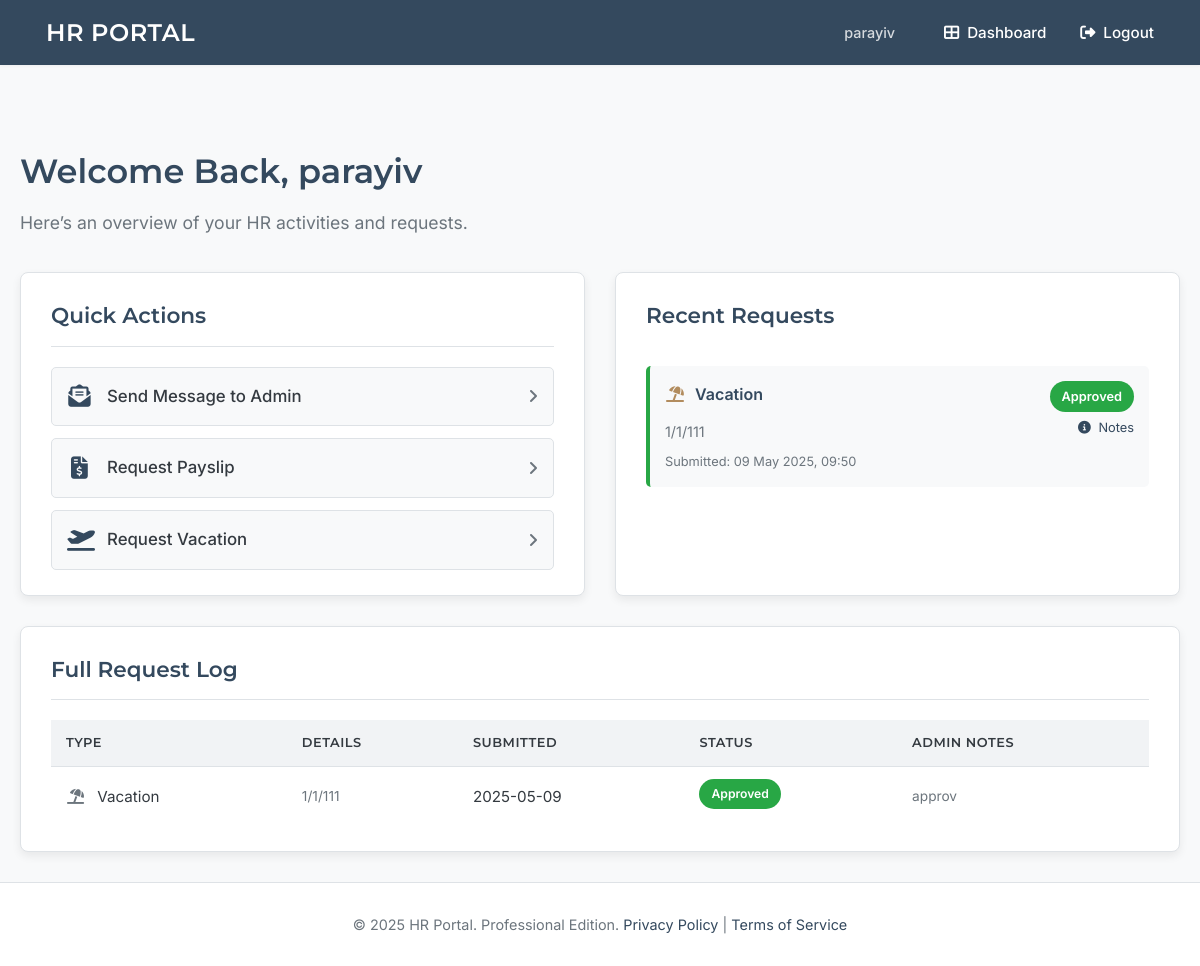
The app's page /dashboard (signed in), older data.
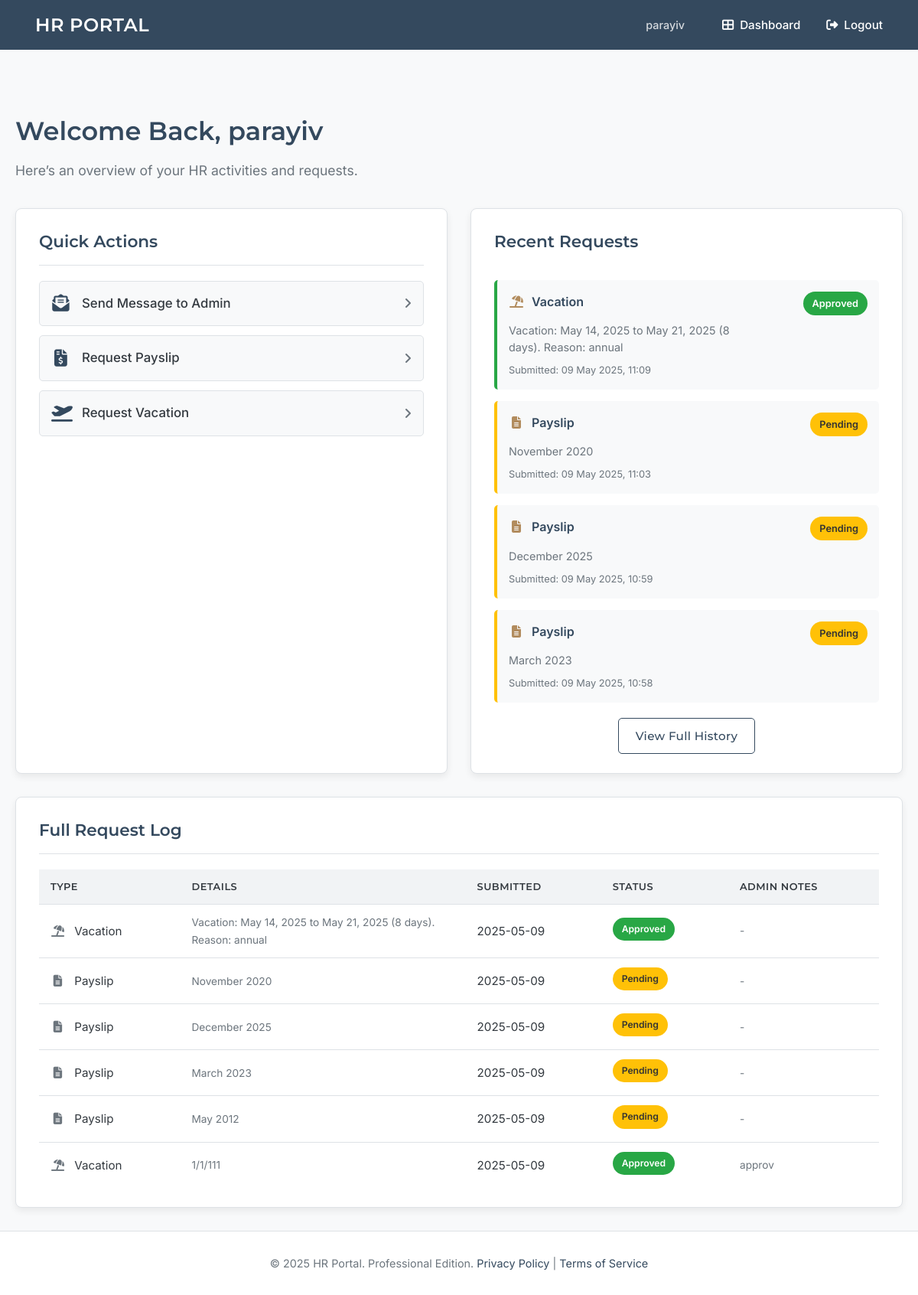
The same page, newer data.
### tables this page shows
CREATE TABLE requests (
    id INTEGER PRIMARY KEY AUTOINCREMENT,
    user_id INTEGER NOT NULL,
    request_type TEXT NOT NULL, -- 'payslip', 'vacation'
    details TEXT, -- e.g., month for payslip, dates for vacation
    status TEXT NOT NULL DEFAULT 'pending', -- pending, approved, rejected
    submitted_at DATETIME DEFAULT CURRENT_TIMESTAMP,
    admin_notes TEXT,
    FOREIGN KEY (user_id) REFERENCES users (id)
);

### app.py (the view)
@app.route('/dashboard')
@login_required
def dashboard():
    if g.user['is_admin']:
        db = get_db()
        all_users = db.execute('SELECT id, username, is_admin FROM users ORDER BY username').fetchall()
        unread_messages_count = db.execute(
            'SELECT COUNT(id) FROM messages WHERE is_read = 0'
        ).fetchone()[0]
        pending_requests_count = db.execute(
            "SELECT COUNT(id) FROM requests WHERE status = 'pending'"
        ).fetchone()[0]
        return render_template('dashboard_admin.html',
                               all_users=all_users,
                               unread_messages_count=unread_messages_count,
                               pending_requests_count=pending_requests_count)
    else:
        db = get_db()
        user_requests_raw = db.execute(
            """SELECT id, request_type, details, status, submitted_at, admin_notes
               FROM requests
               WHERE user_id = ?
               ORDER BY submitted_at DESC""",
            (g.user['id'],)
        ).fetchall()
        user_requests_processed = []
        if user_requests_raw: # Check if there are any requests
            for req_row in user_requests_raw:
                req_dict = dict(req_row)
                try:
                    if isinstance(req_dict['submitted_at'], str):
                        dt_obj = datetime.strptime(req_dict['submitted_at'], '%Y-%m-%d %H:%M:%S.%f')
                    elif isinstance(req_dict['submitted_at'], datetime): # Already a datetime object
                        dt_obj = req_dict['submitted_at']
                    else:
                        dt_obj = None
                except ValueError:
                    try:
                        if isinstance(req_dict['submitted_at'], str):
                            dt_obj = datetime.strptime(req_dict['submitted_at'], '%Y-%m-%d %H:%M:%S')
                        else: # Fallback if not string or already datetime
                            dt_obj = req_dict['submitted_at']
                    except ValueError as e:
                        app.logger.error(f"Error parsing user_request submitted_at string '{req_dict['submitted_at']}': {e}")
                        dt_obj = None # Or some default
                req_dict['submitted_at'] = dt_obj
                user_requests_processed.append(req_dict)
        return render_template('dashboard_user.html', user_requests=user_requests_processed)

### app.py (called while the page is built)
def get_db():
    if 'db' not in g:
        try:
            os.makedirs(app.instance_path)
        except OSError:
            pass
        g.db = sqlite3.connect(
            app.config['DATABASE'],
            detect_types=sqlite3.PARSE_DECLTYPES
        )
        g.db.row_factory = sqlite3.Row
    return g.db

def convert_datetime_iso(val):
    try:
        return datetime.fromisoformat(val.decode())
    except (ValueError, AttributeError):
        try: # Try common SQLite format if fromisoformat fails
            return datetime.strptime(val.decode(), "%Y-%m-%d %H:%M:%S.%f")
        except (ValueError, AttributeError):
            try:
                return datetime.strptime(val.decode(), "%Y-%m-%d %H:%M:%S")
            except (ValueError, AttributeError):
                return None # Or raise an error, or return the original string

def login_required(view):
    @wraps(view)
    def wrapped_view(**kwargs):
        if g.user is None:
            flash('Please log in to access this page.', 'error')
            return redirect(url_for('login', next=request.url))
        return view(**kwargs)
    return wrapped_view

### templates/dashboard_user.html (shortened to what the changed rows need)
{% extends 'base.html' %}
{% block content %}
<div class="professional-dashboard">
    <header class="dashboard-main-header">
        <h1 class="page-title">Welcome Back, {{ g.user.username }}</h1>
    </header>
    <div class="dashboard-layout-grid">
        <section class="dashboard-panel quick-actions-panel">
            <h2 class="panel-title">Quick Actions</h2>
        </section>
        <section class="dashboard-panel recent-requests-panel">
            <div class="panel-header">
                <h2 class="panel-title">Recent Requests</h2>
            </div>
            {% if user_requests %}
                <div class="requests-list">
                    {% for req in user_requests[:4] %}
                    <div class="request-summary-item status-border-{{ req.status|lower }}">
                        <div class="request-info">
                            <span class="request-type">
                                <i class="fas {% if req.request_type == 'payslip' %}fa-file-alt{% elif req.request_type == 'vacation' %}fa-umbrella-beach{% else %}fa-clipboard-list{% endif %} fa-fw"></i>
                                {{ req.request_type|capitalize }}
                            </span>
                            <p class="request-details-preview">{{ req.details|truncate(60, True) if req.details else 'No details provided.' }}</p>
                            <span class="request-date">Submitted: {% if req.submitted_at %}{{ req.submitted_at.strftime('%d %b %Y, %H:%M') }}{% else %}N/A{% endif %}</span>
                        </div>
                        <div class="request-status-area">
                            <span class="status-tag status-{{ req.status|lower }}">
                                {{ req.status|capitalize }}
                            </span>
                            {% if req.admin_notes %}
                            <span class="admin-note-indicator" title="{{ req.admin_notes }}">
                                <i class="fas fa-info-circle"></i> Notes
                            </span>
                            {% endif %}
                        </div>
                    </div>
                    {% endfor %}
                </div>
                {% if user_requests|length > 4 %}
                    <div class="view-all-centered">
                        <a href="#full-history-table" class="btn btn-outline-primary btn-sm">View Full History</a>
                    </div>
                {% endif %}
            {% else %}
                <div class="panel-empty-state">
                    <i class="fas fa-folder-open fa-2x"></i>
                    <p>No requests submitted yet.</p>
                </div>
            {% endif %}
        </section>
        <section class="dashboard-panel full-history-table-panel" id="full-history-table">
             <h2 class="panel-title">Full Request Log</h2>
            {% if user_requests %}
            <div class="table-responsive-wrapper">
                <table class="professional-table">
                    <thead>
                        <tr>
                            <th>Type</th>
                            <th>Details</th>
                            <th>Submitted</th>
                            <th>Status</th>
                            <th>Admin Notes</th>
                        </tr>
                    </thead>
                    <tbody>
                        {% for req in user_requests %}
                        <tr>
                            <td><i class="fas {% if req.request_type == 'payslip' %}fa-file-alt{% elif req.request_type == 'vacation' %}fa-umbrella-beach{% else %}fa-clipboard-list{% endif %} fa-fw"></i> {{ req.request_type|capitalize }}</td>
                            <td class="details-column">{{ req.details|truncate(100, True) if req.details else '-' }}</td>
                            <td>{% if req.submitted_at %}{{ req.submitted_at.strftime('%Y-%m-%d') }}{% else %}N/A{% endif %}</td>
                            <td>
                                <span class="status-tag status-{{ req.status|lower }}">
                                    {{ req.status|capitalize }}
                                </span>
                            </td>
                            <td class="notes-column">{{ req.admin_notes|truncate(80, True) if req.admin_notes else '-' }}</td>
                        </tr>
                        {% endfor %}
                    </tbody>
                </table>
            </div>
            {% else %}
                 <div class="panel-empty-state" style="padding-top:10px;">
                    <p>Your request log is currently empty.</p>
                </div>
            {% endif %}
        </section>
    </div>
</div>
{% endblock %}

Row changes from the older to the newer data that the page shows:
no longer on one of the page's lists (row unchanged): requests: request_type "Vacation", details "1/1/111", submitted_at "09 May 2025, 09:50", status "Approved"
added requests: request_type "Vacation", details "Vacation: May 14, 2025 to May 21, 2025 (8 days). Reason: annual", submitted_at "09 May 2025, 11:09", status "Approved", submitted_at "2025-05-09", admin_notes "-"
added requests: request_type "Payslip", details "November 2020", submitted_at "09 May 2025, 11:03", status "Pending", submitted_at "2025-05-09", admin_notes "-"
added requests: request_type "Payslip", details "December 2025", submitted_at "09 May 2025, 10:59", status "Pending", submitted_at "2025-05-09", admin_notes "-"
added requests: request_type "Payslip", details "March 2023", submitted_at "09 May 2025, 10:58", status "Pending", submitted_at "2025-05-09", admin_notes "-"
added requests: request_type "Payslip", details "May 2012", submitted_at "2025-05-09", status "Pending", admin_notes "-", shown under "Full Request Log"
Text that changed along with them:
text now shown: "View Full History"
